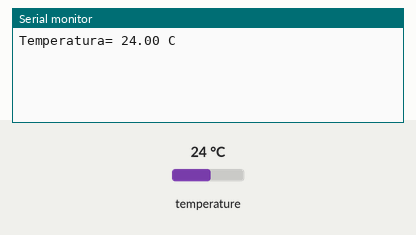
A sketch run on a simulated Arduino Uno, built with avr-gcc and run on an emulated ATmega328P. Shown: the last lines printed to the serial monitor. Inputs (shaded band) come from the test bench; at power-on: temperature 24 °C.

Above: at 2.2 s.
2.3 s: temperature set to 12 °C
At 3.3 s:
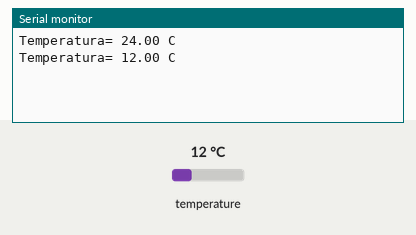
3.8 s: temperature set to 19 °C
At 5.1 s:
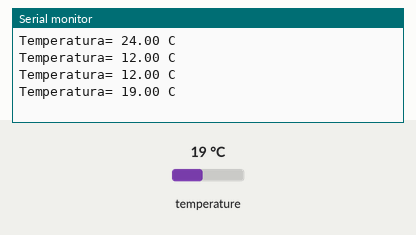
Timing chart, 0 to 6.8 s (numbered marks = the images above; inputs shaded):
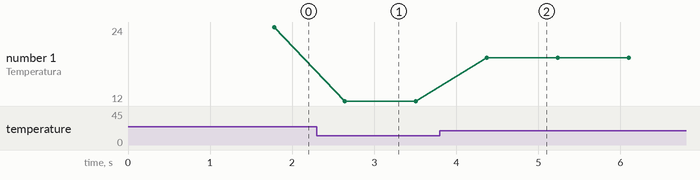

The sketch:

sketch_mar28a.ino
```cpp
#include <OneWire.h>
#include <DallasTemperature.h>

OneWire ourWire(12);                //Se establece el pin 2  como bus OneWire

DallasTemperature sensors(&ourWire); //Se declara una variable u objeto para nuestro sensor

void setup() {
delay(1000);
Serial.begin(9600);
sensors.begin();   //Se inicia el sensor
}

void loop() {
sensors.requestTemperatures();   //Se envía el comando para leer la temperatura
float temp= sensors.getTempCByIndex(0); //Se obtiene la temperatura en ºC

Serial.print("Temperatura= ");
Serial.print(temp);
Serial.println(" C");
delay(100);
}
```

Measured:
- after the input at 2.3 s, the serial monitor: prints a new line after 0.34 s (image 1)
- after the input at 3.8 s, the serial monitor: prints a new line after 0.57 s (image 2)
- plotted number 1: 24 → 12 after the input at 2.3 s, 12 → 19 after the input at 3.8 s
